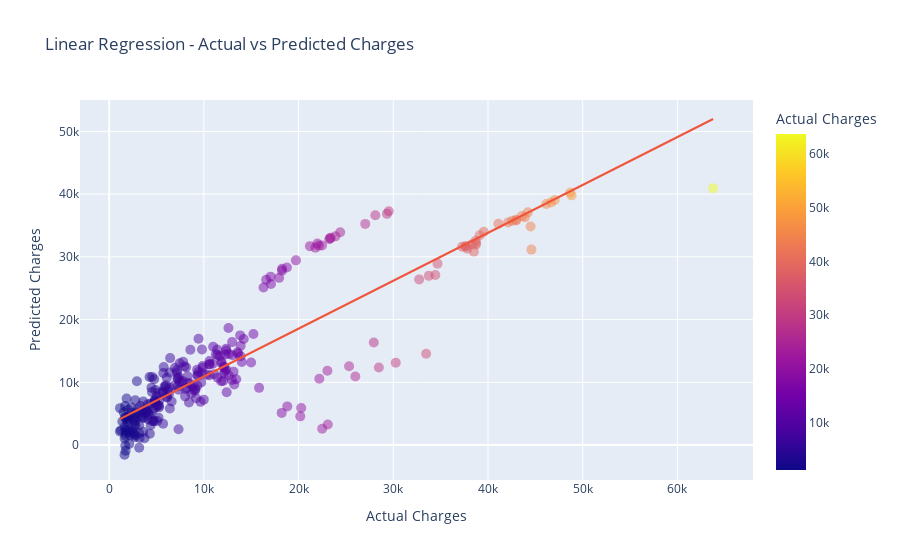
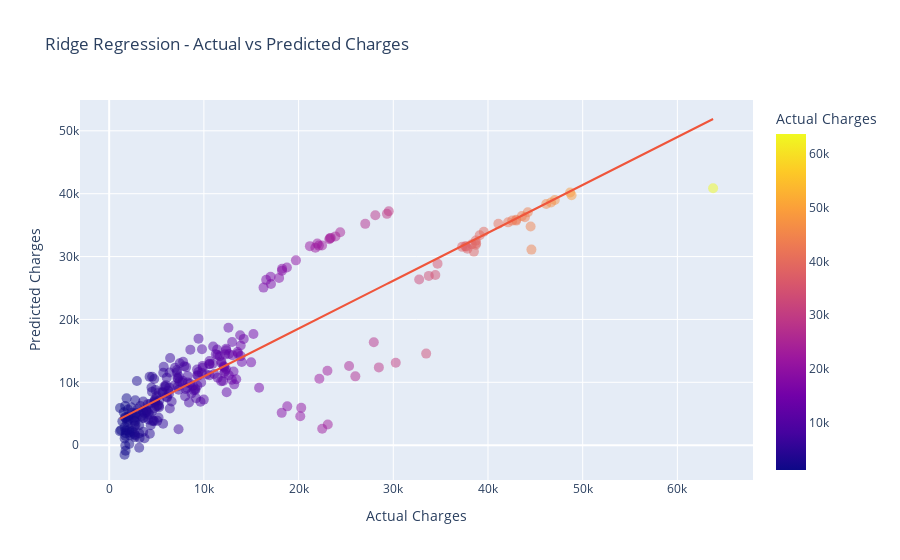
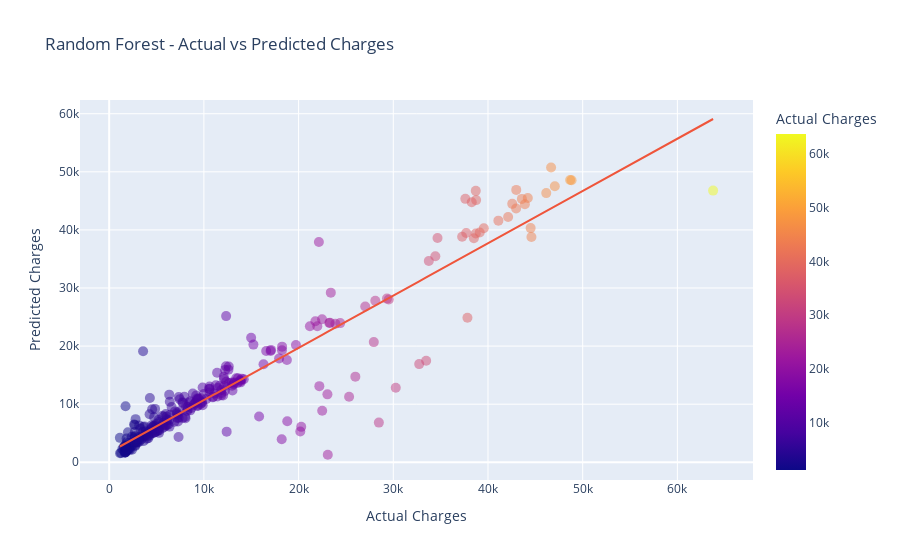

These figures' notebook cell, in order:
### Markdown cell above
In the below given code, we evaluated four regression models: Linear Regression, Ridge Regression, Decision Tree, and Random Forest, for predicting health insurance premium charges. We used a pipeline to preprocess the data, including standardizing numeric features and one-hot encoding categorical variables.

For the Decision Tree model, we visualized the decision tree using Graphviz and saved it as a PDF file. Additionally, for Linear Regression, Ridge Regression, and Random Forest models, we visualized the relationship between actual and predicted charges using Plotly Express. The scatter plots include a trendline generated by ordinary least squares regression, providing insights into the model's performance. Each plot is color-coded based on the actual charges to differentiate the data points.

This approach offers a comprehensive evaluation of the regression models and provides visualizations that help in understanding the models' predictive capabilities. The decision tree visualization aids in interpreting the decision-making process of the Decision Tree model, while the scatter plots provide an intuitive comparison of actual and predicted charges across different models.

---

### Code cell
for name, model in models.items():
    pipeline = Pipeline(steps=[('preprocessor', preprocessor),
                               ('model', model)])
    X_train, X_test, y_train, y_test = train_test_split(X, y, test_size=0.2, random_state=42)
    pipeline.fit(X_train, y_train)
    y_pred = pipeline.predict(X_test)

    if name in ['Linear Regression', 'Ridge Regression', 'Random Forest']:
        results_df = pd.DataFrame({y_test.name: y_test, 'Predicted': y_pred})

        # Plot using Plotly
        fig = px.scatter(results_df, x=y_test.name, y='Predicted', title=f"{name} - Actual vs Predicted Charges",
                         labels={y_test.name: 'Actual Charges', 'Predicted': 'Predicted Charges'},
                         hover_data={y_test.name: True, 'Predicted': True},
                         trendline="ols", color=y_test.name)
        fig.update_traces(marker=dict(size=10, opacity=0.5),
                          selector=dict(mode='markers'))
        fig.update_layout(hovermode='closest')
        fig.show()

### Figure 1 — Plotly figure (JSON) as saved in the notebook; plotly's stock layout.template omitted (floating-point values rounded to 4 significant figures; data arrays with more than 128 entries replaced by an {"elided": "..."} marker saying what was removed)
{"data": [{"hovertemplate": "Actual Charges=%{marker.color}<br>Predicted Charges=%{y}<extra></extra>", "legendgroup": "", "marker": {"color": {"elided": "268 float values"}, "coloraxis": "coloraxis", "opacity": 0.5, "size": 10, "symbol": "circle"}, "mode": "markers", "name": "", "orientation": "v", "showlegend": false, "type": "scatter", "x": {"elided": "268 float values"}, "xaxis": "x", "y": {"elided": "268 float values"}, "yaxis": "y"}, {"hovertemplate": "<b>OLS trendline</b><br>Predicted = 0.763574 * charges + 3285.29<br>R<sup>2</sup>=0.784459<br><br>Actual Charges=%{x}<br>Predicted Charges=%{y} <b>(trend)</b><extra></extra>", "legendgroup": "", "marker": {"symbol": "circle"}, "mode": "lines", "name": "", "showlegend": false, "type": "scatter", "x": {"elided": "268 float values"}, "xaxis": "x", "y": {"elided": "268 float values"}, "yaxis": "y"}], "layout": {"coloraxis": {"colorbar": {"title": {"text": "Actual Charges"}}, "colorscale": [[0, "#0d0887"], [0.1111, "#46039f"], [0.2222, "#7201a8"], [0.3333, "#9c179e"], [0.4444, "#bd3786"], [0.5556, "#d8576b"], [0.6667, "#ed7953"], [0.7778, "#fb9f3a"], [0.8889, "#fdca26"], [1, "#f0f921"]]}, "hovermode": "closest", "legend": {"tracegroupgap": 0}, "title": {"text": "Linear Regression - Actual vs Predicted Charges"}, "xaxis": {"anchor": "y", "domain": [0, 1], "title": {"text": "Actual Charges"}}, "yaxis": {"anchor": "x", "domain": [0, 1], "title": {"text": "Predicted Charges"}}}}

### Figure 2 — Plotly figure (JSON) as saved in the notebook; plotly's stock layout.template omitted (floating-point values rounded to 4 significant figures; data arrays with more than 128 entries replaced by an {"elided": "..."} marker saying what was removed)
{"data": [{"hovertemplate": "Actual Charges=%{marker.color}<br>Predicted Charges=%{y}<extra></extra>", "legendgroup": "", "marker": {"color": {"elided": "268 float values"}, "coloraxis": "coloraxis", "opacity": 0.5, "size": 10, "symbol": "circle"}, "mode": "markers", "name": "", "orientation": "v", "showlegend": false, "type": "scatter", "x": {"elided": "268 float values"}, "xaxis": "x", "y": {"elided": "268 float values"}, "yaxis": "y"}, {"hovertemplate": "<b>OLS trendline</b><br>Predicted = 0.761629 * charges + 3310.89<br>R<sup>2</sup>=0.784415<br><br>Actual Charges=%{x}<br>Predicted Charges=%{y} <b>(trend)</b><extra></extra>", "legendgroup": "", "marker": {"symbol": "circle"}, "mode": "lines", "name": "", "showlegend": false, "type": "scatter", "x": {"elided": "268 float values"}, "xaxis": "x", "y": {"elided": "268 float values"}, "yaxis": "y"}], "layout": {"coloraxis": {"colorbar": {"title": {"text": "Actual Charges"}}, "colorscale": [[0, "#0d0887"], [0.1111, "#46039f"], [0.2222, "#7201a8"], [0.3333, "#9c179e"], [0.4444, "#bd3786"], [0.5556, "#d8576b"], [0.6667, "#ed7953"], [0.7778, "#fb9f3a"], [0.8889, "#fdca26"], [1, "#f0f921"]]}, "hovermode": "closest", "legend": {"tracegroupgap": 0}, "title": {"text": "Ridge Regression - Actual vs Predicted Charges"}, "xaxis": {"anchor": "y", "domain": [0, 1], "title": {"text": "Actual Charges"}}, "yaxis": {"anchor": "x", "domain": [0, 1], "title": {"text": "Predicted Charges"}}}}

### Figure 3 — Plotly figure (JSON) as saved in the notebook; plotly's stock layout.template omitted (floating-point values rounded to 4 significant figures; data arrays with more than 128 entries replaced by an {"elided": "..."} marker saying what was removed)
{"data": [{"hovertemplate": "Actual Charges=%{marker.color}<br>Predicted Charges=%{y}<extra></extra>", "legendgroup": "", "marker": {"color": {"elided": "268 float values"}, "coloraxis": "coloraxis", "opacity": 0.5, "size": 10, "symbol": "circle"}, "mode": "markers", "name": "", "orientation": "v", "showlegend": false, "type": "scatter", "x": {"elided": "268 float values"}, "xaxis": "x", "y": {"elided": "268 float values"}, "yaxis": "y"}, {"hovertemplate": "<b>OLS trendline</b><br>Predicted = 0.900024 * charges + 1698.26<br>R<sup>2</sup>=0.866354<br><br>Actual Charges=%{x}<br>Predicted Charges=%{y} <b>(trend)</b><extra></extra>", "legendgroup": "", "marker": {"symbol": "circle"}, "mode": "lines", "name": "", "showlegend": false, "type": "scatter", "x": {"elided": "268 float values"}, "xaxis": "x", "y": {"elided": "268 float values"}, "yaxis": "y"}], "layout": {"coloraxis": {"colorbar": {"title": {"text": "Actual Charges"}}, "colorscale": [[0, "#0d0887"], [0.1111, "#46039f"], [0.2222, "#7201a8"], [0.3333, "#9c179e"], [0.4444, "#bd3786"], [0.5556, "#d8576b"], [0.6667, "#ed7953"], [0.7778, "#fb9f3a"], [0.8889, "#fdca26"], [1, "#f0f921"]]}, "hovermode": "closest", "legend": {"tracegroupgap": 0}, "title": {"text": "Random Forest - Actual vs Predicted Charges"}, "xaxis": {"anchor": "y", "domain": [0, 1], "title": {"text": "Actual Charges"}}, "yaxis": {"anchor": "x", "domain": [0, 1], "title": {"text": "Predicted Charges"}}}}
